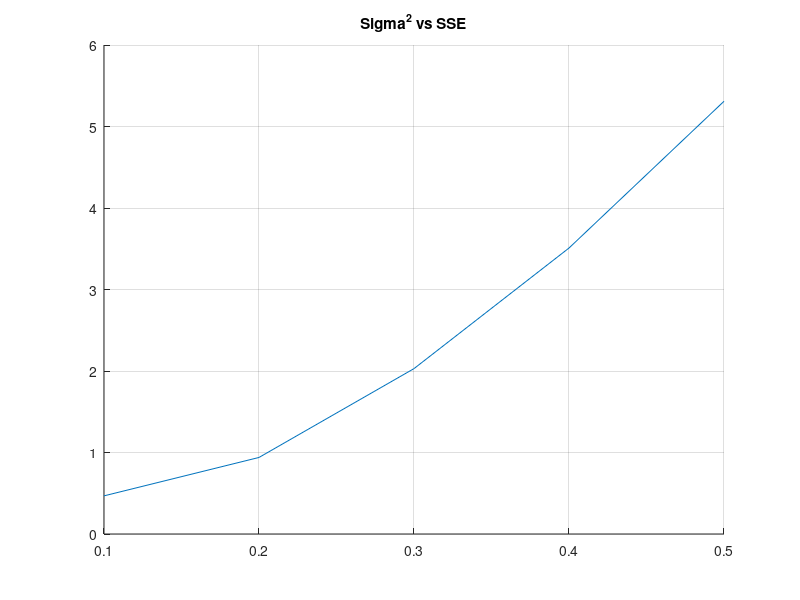

The MATLAB script that drew this image:
X_i = [-1 -0.7 -0.4 -0.1 0.2 0.5 0.8];
V_i = [-0.9 -0.6 -0.3 0 0.3 0.6 0.9];
T_i = [-0.8 -0.5 -0.2 0.1 0.4 0.7 1];
X_o = [5.12 4.83 5.29 5.76 6.66 7.92 9.70];
V_o = [4.97 4.90 5.34 5.99 6.70 8.48 10.30];
T_o = [4.92 5.06 5.36 6.30 7.49 9.09 10.98];

M = [];
V_ohat = [];
T_ohat = [];
sse = 0;

sse_v = [];
for sig = [0.1,0.2,0.3,0.4,0.5]
	V_ohat = [];
	T_ohat = [];
	for i = 1:length(V_i)
		M = [];
		for j =1:length(X_i)
			M = [M; exp(-(X_i(j)-V_i(i))^2/(2*sig^2))];
			%disp(length(M));
		end
		M = M/sum(M);
		%disp(length(M));
		%disp(length(X_o));
		V_ohat = [V_ohat X_o*M];
		T_ohat = [T_ohat T_i*M];
		%disp(V_ohat);
	end

	%disp(V_ohat);
	sse = (V_o - V_ohat)*transpose(V_o - V_ohat);
	disp(length(sse));
	disp1 = ["SSE for sig^2 = ",sig];
	disp(disp1);
	disp(sse);
	
	sse_v = [sse_v sse];
end

hold on
figure(1)
plot([0.1 0.2 0.3 0.4 0.5], sse_v);
title('Sigma^2 vs SSE');
grid
hold off
	
	
sse2 = (T_o - T_ohat)*transpose(T_o - T_ohat);
disp("SSE2=");
disp(sse2);